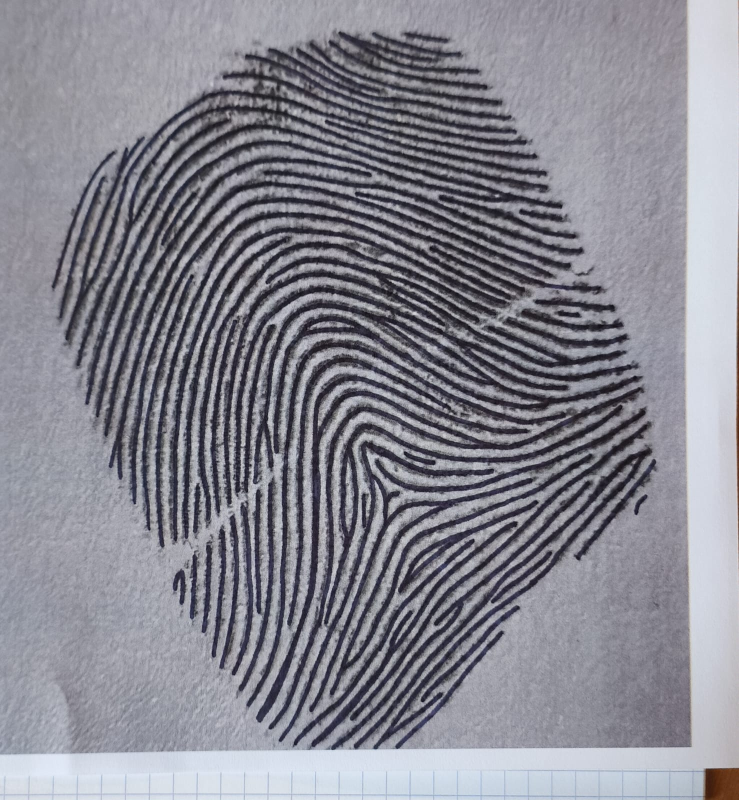
#> input picture Transformations_2/input/Syria1.jpeg, 1478 x 1600 px, found by its file name (shown at 1/2 size)
$ python visualisation.py
#> lines starting #> are read from the running program, lines starting #| are printed output that depends on the picture; after the words box and inside, x2 and y2 are one past the last pixel; in counts of white or black regions, pixels touching at a corner belong together
### Transformations_2/masque.py
img = "Transformations_2\\input\empreinte_overlined_tournee.jpeg"


import numpy  as np
import cv2
import matplotlib.pyplot as plt

FICHIER_OUT = "Transformations_2\\tests"

def niv_de_gris(path):

    img_nivgris = cv2.imread(path, cv2.IMREAD_GRAYSCALE)
    if img_nivgris  is not None:
        return img_nivgris


def normalise_fun(img_grise, M0=100.0, VAR0=100.0):

    I = img_grise.astype(np.float64) #passe l'image en TABLEAU de la val de chaque pixel

    if I.max() <= 1.0:
        I *= 255.0 #on elargit les niv de gris

    M = I.mean(); #val moy de gris
    VAR = I.var(); #variance moy de gris

    if VAR < 1e-9: #cas si variance null on rempli tt pour eviter la div par 0
        G = np.full_like(I, fill_value=M0, dtype=np.float64)
    else:


        d = I - M
        ajustement = np.sqrt((VAR0 * (d**2)) / VAR) #=TABLEAU des parties sous la racine pour chaque pixel
        #(on conserve le signe p/r a la moyenne mais si + que M on le rend + que M0 et inv)
        G = np.where(I>M, M0+ ajustement, M0 - ajustement ) #CREER un nouv TABLEAU et rempli selon condition : np.where(condition, si sup a la moyenne, si inf a la moy)
    return np.clip(G, 0, 255).astype(np.uint8) #recadre entre [0,255 ] et repasse format uint8 ⚠️sinon bug


#. isolement empreinte (pas dans article mais bug sur orientation sinon)

"""
on veut creer un masque binaire pour isoler empreintre :
0= masque
255= empreinte
"""
def masque_fun(img_grise):
    flou = cv2.GaussianBlur(img_grise, (0,0), 3.0)
    _, mask = cv2.threshold(flou, 0, 255, cv2.THRESH_BINARY+cv2.THRESH_OTSU) #treshold avec valeur optimal deduite par l'algo renvoi val , masque
    #on veut le masque en blanc ?
    if np.sum(mask==255) > np.sum(mask==0): #si + de noir que de blanc
        mask = 255 - mask #on inv
    k = cv2.getStructuringElement(cv2.MORPH_ELLIPSE, (40,40))  #COMMENT :⚠️si trop aggressif baissé ou augmenter la taille (memo 15 ok la plupart du temps)
    mask =cv2.morphologyEx(mask, cv2.MORPH_CLOSE, k) #enleve petits trous
    mask = cv2.morphologyEx(mask, cv2.MORPH_OPEN,  k) #supprime petits points


    #PARTIE TROUVER DANS UN ARTICLE, marche mais jsp comment
    num,lbl,stats,_ = cv2.connectedComponentsWithStats((mask>0).astype(np.uint8), 8)
    if num > 1:
        largest = 1+np.argmax(stats[1:, cv2.CC_STAT_AREA])
        mask = (lbl==largest).astype(np.uint8)*255


    mask = cv2.erode(mask, cv2.getStructuringElement(cv2.MORPH_ELLIPSE,(5,5)), 1) #lisse le tour
    return mask

def main(img):
    gray = niv_de_gris(img)
    tab_normal = normalise_fun(gray)
    masque = masque_fun(tab_normal)
    cv2.imwrite(FICHIER_OUT+"\\masque.png",masque)
    return(FICHIER_OUT+"\\masque.png")

### Transformations_2/visualisation.py
import cv2
import numpy as np
import os
import matplotlib.pyplot as plt
import matplotlib.gridspec as gridspec
import masque


# ============================================================
# TFCP robuste par PCA  (code original inchangé)
# ============================================================

def TFCP_robuste(mask):
    ys, xs = np.where(mask == 255)
    if len(xs) < 100:
        raise ValueError("Masque vide ou trop petit")
    xf = xs.mean()
    yf = ys.mean()
    X = np.column_stack((xs - xf, ys - yf))
    cov = np.cov(X, rowvar=False)
    eigvals, eigvecs = np.linalg.eigh(cov)
    principal_axis = eigvecs[:, np.argmax(eigvals)]
    angle_rad = np.arctan2(principal_axis[1], principal_axis[0])
    angle_deg = np.degrees(angle_rad)
    return angle_deg, (xf, yf), principal_axis


# ============================================================
# Rotation image  (code original inchangé)
# ============================================================

def realign_image(img, angle_deg):
    h, w = img.shape[:2]
    center = (w // 2, h // 2)
    M = cv2.getRotationMatrix2D(center, -angle_deg, 1.0)
    return cv2.warpAffine(img, M, (w, h),
                          flags=cv2.INTER_LINEAR,
                          borderMode=cv2.BORDER_REPLICATE)


# ============================================================
# Utilitaires visualisation
# ============================================================

def to_rgb(img):
    if len(img.shape) == 2:
        return cv2.cvtColor(img, cv2.COLOR_GRAY2RGB)
    return cv2.cvtColor(img, cv2.COLOR_BGR2RGB)


def draw_axis_on_ax(ax, cx, cy, axis, length=180, color='red',
                    label=None, linestyle='-'):
    dx = axis[0] * length
    dy = axis[1] * length
    ax.plot([cx - dx, cx + dx], [cy - dy, cy + dy],
            color=color, lw=2, linestyle=linestyle,
            label=label, zorder=5)
    ax.plot(cx, cy, 'o', color='blue', markersize=6, zorder=6)


def draw_angle_annotation(ax, cx, cy, angle_deg, radius=90):
    a_start = np.radians(90)
    a_end   = np.radians(angle_deg)
    theta   = np.linspace(a_start, a_end, 100)
    ax.plot(cx + radius * np.cos(theta),
            cy - radius * np.sin(theta),
            color='orange', lw=2, zorder=5)
    mid = (a_start + a_end) / 2
    deviation = abs(angle_deg - 90)
    ax.text(cx + (radius + 14) * np.cos(mid),
            cy - (radius + 14) * np.sin(mid),
            f'{deviation:.1f}°', color='orange',
            fontsize=9, fontweight='bold', ha='center', zorder=7)


def panel_title(ax, text, color='#2563EB'):
    ax.set_title(text, fontsize=9, fontweight='bold', color='white', pad=5,
                 bbox=dict(boxstyle='round,pad=0.35',
                           facecolor=color, edgecolor='none'))


# ============================================================
# FIGURE 1 — Avant / Après  (2 panneaux)
# ============================================================

def fig_avant_apres(img, aligned, angle_deg, axis, center, out_dir, base):
    fig, axes = plt.subplots(1, 2, figsize=(12, 5))
    fig.patch.set_facecolor('#F1F5F9')
    fig.suptitle("Réalignement de l'empreinte digitale — Avant / Après",
                 fontsize=13, fontweight='bold', y=1.02)

    h, w = img.shape[:2]
    cx, cy = int(center[0]), int(center[1])

    # ── Avant ────────────────────────────────────────────────
    axes[0].imshow(to_rgb(img))
    draw_axis_on_ax(axes[0], cx, cy, axis, length=200,
                    color='red', label='Axe PCA')
    axes[0].plot([cx, cx], [cy - 200, cy + 200],
                 'b--', lw=1.5, alpha=0.8, label='Référence verticale')
    draw_angle_annotation(axes[0], cx, cy, angle_deg, radius=100)
    axes[0].legend(fontsize=8, loc='lower right',
                   framealpha=0.85, edgecolor='#CBD5E1')
    panel_title(axes[0], 'Avant correction', '#64748B')
    axes[0].set_xlim(0, w); axes[0].set_ylim(h, 0)
    axes[0].axis('off')

    # ── Après ─────────────────────────────────────────────────
    cxa, cya = aligned.shape[1] // 2, aligned.shape[0] // 2
    axes[1].imshow(to_rgb(aligned))
    axes[1].plot([cxa, cxa], [cya - 200, cya + 200],
                 'b-', lw=2, alpha=0.9, label='Axe vertical (corrigé)')
    axes[1].plot(cxa, cya, 'o', color='blue', markersize=6)
    axes[1].legend(fontsize=8, loc='lower right',
                   framealpha=0.85, edgecolor='#CBD5E1')
    panel_title(axes[1],
                f'Après correction  (rotation {angle_deg - 90:.2f}°)', '#2563EB')
    axes[1].set_xlim(0, aligned.shape[1])
    axes[1].set_ylim(aligned.shape[0], 0)
    axes[1].axis('off')

    fig.text(0.505, 0.50, '→', fontsize=30, color='#2563EB',
             ha='center', va='center', fontweight='bold')

    plt.tight_layout()
    path = os.path.join(out_dir, f'{base}_fig1_avant_apres.png')
    plt.savefig(path, dpi=180, bbox_inches='tight', facecolor='#F1F5F9')
    plt.show()
    print(f'  {path}')


# ============================================================
# FIGURE 2 — Pipeline complet 6 étapes
# ============================================================

def fig_pipeline(img, mask, aligned, angle_deg, axis, center, out_dir, base):
    h, w = img.shape[:2]
    cx, cy = int(center[0]), int(center[1])

    img_mid   = realign_image(img, (angle_deg - 90) / 2)
    diff_gray = cv2.cvtColor(cv2.absdiff(img, aligned), cv2.COLOR_BGR2GRAY)

    overlay            = to_rgb(img).copy()
    mask_color         = np.zeros_like(overlay)
    mask_color[:, :, 0] = mask
    overlay = cv2.addWeighted(overlay, 0.6, mask_color, 0.4, 0)

    fig = plt.figure(figsize=(18, 7), facecolor='#F1F5F9')
    fig.suptitle('Pipeline de réalignement — vue détaillée',
                 fontsize=13, fontweight='bold', y=1.01)
    gs = gridspec.GridSpec(2, 3, figure=fig,
                           hspace=0.42, wspace=0.06,
                           left=0.02, right=0.98,
                           top=0.88, bottom=0.04)

    panels = [
        (gs[0, 0], to_rgb(img),     '1. Image originale',                        None,   '#64748B'),
        (gs[0, 1], mask,            '2. Masque (segmentation PCA)',               'gray', '#0F766E'),
        (gs[0, 2], overlay,         '3. Superposition masque / image',            None,   '#7C3AED'),
        (gs[1, 0], to_rgb(img_mid), f'4. Rotation ×½  ({(angle_deg-90)/2:.1f}°)', None,  '#92400E'),
        (gs[1, 1], to_rgb(aligned), f'5. Image alignée  ({angle_deg-90:.2f}°)',   None,  '#2563EB'),
        (gs[1, 2], diff_gray,       '6. Différence absolue',                     'hot',  '#DC2626'),
    ]

    for spec, data, title, cmap, color in panels:
        ax = fig.add_subplot(spec)
        ax.imshow(data, cmap=cmap)
        panel_title(ax, title, color)
        ax.axis('off')

        if title.startswith('1.'):
            draw_axis_on_ax(ax, cx, cy, axis, length=180, color='red')
            ax.plot([cx, cx], [cy - 180, cy + 180], 'b--', lw=1.2, alpha=0.7)
        if title.startswith('5.'):
            cxa, cya = aligned.shape[1] // 2, aligned.shape[0] // 2
            ax.plot([cxa, cxa], [cya - 180, cya + 180], 'b-', lw=1.8, alpha=0.85)

    plt.tight_layout()
    path = os.path.join(out_dir, f'{base}_fig2_pipeline.png')
    plt.savefig(path, dpi=180, bbox_inches='tight', facecolor='#F1F5F9')
    plt.show()
    print(f'  ✔  {path}')


# ============================================================
# FIGURE 3 — Géométrie annotée de la rotation
# ============================================================

def fig_geometrie(img, aligned, angle_deg, axis, center, out_dir, base):
    h, w = img.shape[:2]
    cx, cy = int(center[0]), int(center[1])
    cxa, cya = aligned.shape[1] // 2, aligned.shape[0] // 2

    fig, axes = plt.subplots(1, 3, figsize=(15, 5), facecolor='#F1F5F9')
    fig.suptitle('Transformation géométrique — détail',
                 fontsize=13, fontweight='bold', y=1.02)

    # Superposition transparente
    blend = cv2.addWeighted(to_rgb(img), 0.5, to_rgb(aligned), 0.5, 0)
    axes[0].imshow(blend)
    panel_title(axes[0], 'Superposition avant/après', '#7C3AED')
    axes[0].axis('off')

    # Original annoté
    axes[1].imshow(to_rgb(img))
    draw_axis_on_ax(axes[1], cx, cy, axis, length=200,
                    color='red', label='Axe PCA (TFCP)')
    axes[1].plot([cx, cx], [cy - 200, cy + 200],
                 'b--', lw=1.5, alpha=0.85, label='Référence verticale')
    draw_angle_annotation(axes[1], cx, cy, angle_deg, radius=110)
    axes[1].legend(fontsize=8, loc='lower right', framealpha=0.85)
    panel_title(axes[1], f'Axe PCA détecté : {angle_deg:.2f}°', '#DC2626')
    axes[1].set_xlim(0, w); axes[1].set_ylim(h, 0)
    axes[1].axis('off')

    # Corrigé annoté
    axes[2].imshow(to_rgb(aligned))
    axes[2].plot([cxa, cxa], [cya - 200, cya + 200],
                 'b-', lw=2, alpha=0.9, label='Axe vertical corrigé')
    axes[2].plot(cxa, cya, 'o', color='blue', markersize=6)
    axes[2].text(cxa + 8, cya - 210, 'Axe\ncorrigé',
                 color='blue', fontsize=8, fontweight='bold')
    axes[2].legend(fontsize=8, loc='lower right', framealpha=0.85)
    panel_title(axes[2],
                f'Après rotation de {angle_deg - 90:.2f}°', '#2563EB')
    axes[2].set_xlim(0, aligned.shape[1])
    axes[2].set_ylim(aligned.shape[0], 0)
    axes[2].axis('off')

    plt.tight_layout()
    path = os.path.join(out_dir, f'{base}_fig3_geometrie.png')
    plt.savefig(path, dpi=180, bbox_inches='tight', facecolor='#F1F5F9')
    plt.show()
    print(f'  ✔  {path}')


# ============================================================
# MAIN
# ============================================================

def main(img_path, out_dir='Transformations_2/output'):
    os.makedirs(out_dir, exist_ok=True)
    base = os.path.splitext(os.path.basename(img_path))[0]

    mask_path = masque.main(img_path)
#> in normalise_fun, `M = I.mean();`: M = 136.5
#> in normalise_fun, `VAR = I.var();`: VAR = 2725
#> in masque_fun, `_, mask = cv2.threshold(flou, 0, 255, cv2.THRESH_BINARY+cv2.THRESH_OTS..`:
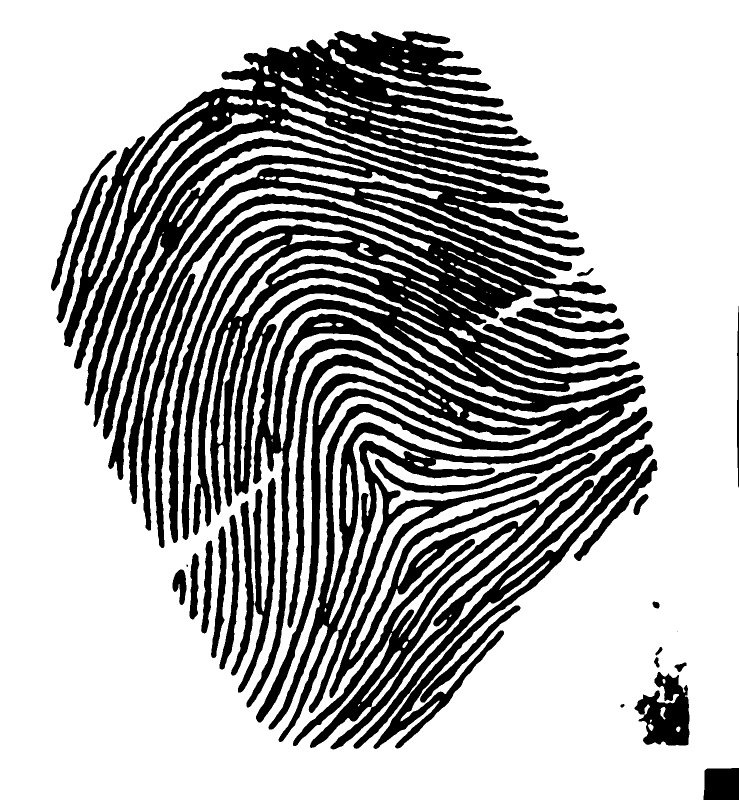
#> mask: shape (1600, 1478) (shown at 1/2 size); 69.1% white; 29 black regions (2 under 20 px), largest, box (x1, y1, x2, y2) and area: (128, 62, 1305, 1499) 609383, (707, 889, 1307, 1498) 33290, (462, 956, 552, 1385) 13646
#> in masque_fun, `num,lbl,stats,_ = cv2.connectedComponentsWithStats((mask>0).astype(np...`:
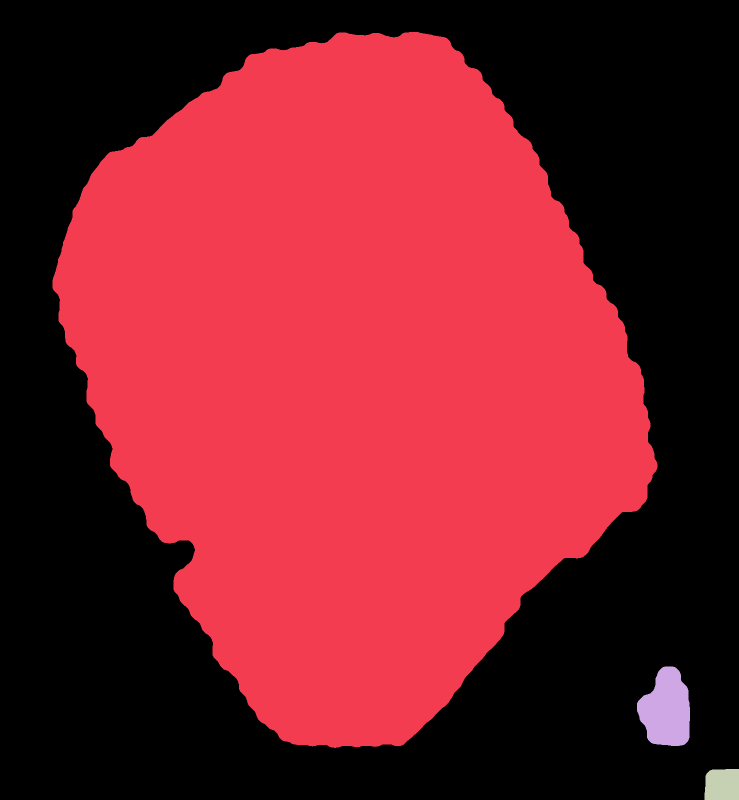
#> lbl: shape (1600, 1478) int32 (shown at 1/2 size); 4 distinct labels, from 0 to 3; one colour per label, 0 black
#> in masque_fun, `num,lbl,stats,_ = cv2.connectedComponentsWithStats((mask>0).astype(np...`: num = 4; stats = [[0, 0, 1478, 1600, 1176649], [105, 64, 1210, 1432, 1171634], [1274, 1333, 106, 159, 12424], [1409, 1538, 69, 62, 4093]]
#> in masque_fun, `largest = 1+np.argmax(stats[1:, cv2.CC_STAT_AREA])`: largest = 1
#> in masque_fun, `mask = cv2.erode(mask, cv2.getStructuringElement(cv2.MORPH_ELLIPSE,(5,..`:
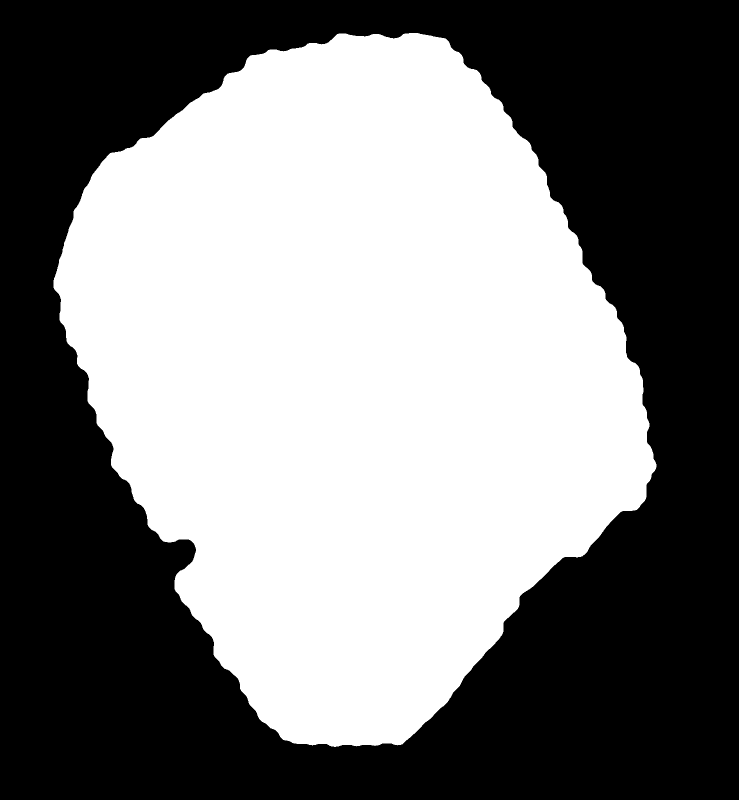
#> mask: shape (1600, 1478) (shown at 1/2 size); 49.2% white; 1 white region, box (x1, y1, x2, y2) and area: (107, 66, 1313, 1494) 1162668
    mask      = cv2.imread(mask_path, cv2.IMREAD_GRAYSCALE)
    img       = cv2.imread(img_path)
#> img is the input picture: shape (1600, 1478, 3); mean B, G, R 145.1, 135.4, 135.6

    angle, center, axis = TFCP_robuste(mask)
#> in TFCP_robuste, `xf = xs.mean()`: xf = 703.3
#> in TFCP_robuste, `yf = ys.mean()`: yf = 748.6
#> in TFCP_robuste, `X = np.column_stack((xs - xf, ys - yf))`: X = 1162668 pairs, first value -596.3 to 608.7, second value -682.6 to 744.4
#> in TFCP_robuste, `cov = np.cov(X, rowvar=False)`: cov = [[75375.2, 8910.2], [8910.2, 119199.9]]
#> in TFCP_robuste, `eigvals, eigvecs = np.linalg.eigh(cov)`: eigvals = [73632.9, 120942.2]; eigvecs = [[-0.981, 0.192], [0.192, 0.981]]
#> in TFCP_robuste, `principal_axis = eigvecs[:, np.argmax(eigvals)]`: principal_axis = [0.192, 0.981]
#> in TFCP_robuste, `angle_rad = np.arctan2(principal_axis[1], principal_axis[0])`: angle_rad = 1.38
#> in TFCP_robuste, `angle_deg = np.degrees(angle_rad)`: angle_deg = 78.94
#> angle = 78.94; center = (703.3, 748.6); axis = [0.192, 0.981]
    print(f'[INFO] Angle TFCP brut     = {angle:.2f}°')
#| [INFO] Angle TFCP brut     = 78.94°
    print(f'[INFO] Rotation appliquée  = {angle - 90:.2f}°')
#| [INFO] Rotation appliquée  = -11.06°

    aligned = realign_image(img, angle - 90)
#> in realign_image, `M = cv2.getRotationMatrix2D(center, -angle_deg, 1.0)`: M = [[0.981, 0.192, -139.8], [-0.192, 0.981, 156.7]]
#> in realign_image, `return cv2.warpAffine(img, M, (w, h), flags=cv2.INTER_LINEAR, borderMo..`:
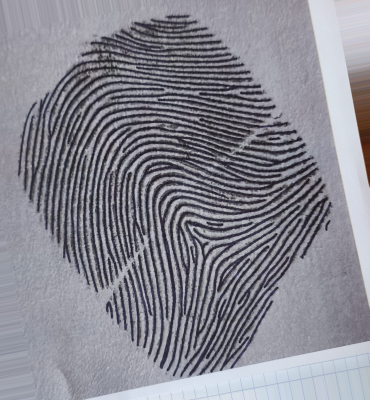
#> returned value: shape (1600, 1478, 3) (shown at 1/4 size); mean of channels 0, 1, 2 144.4, 134.7, 134.9; drawn as B, G, R

    # Sauvegarde originale conservée
    cv2.imwrite(os.path.join(out_dir, f'{base}_aligned_vertical.png'), aligned)

    # Figures rapport
    print('\n[INFO] Génération des figures rapport…')
    fig_avant_apres(img, aligned, angle, axis, center, out_dir, base)
#> in fig_avant_apres, `cx, cy = int(center[0]), int(center[1])`: cx = 703; cy = 748
#> in draw_axis_on_ax, `dx = axis[0] * length`: dx = 38.38
#> in draw_axis_on_ax, `dy = axis[1] * length`: dy = 196.3
#> in draw_angle_annotation, `a_end   = np.radians(angle_deg)`: a_end = 1.38
#> in draw_angle_annotation, `mid = (a_start + a_end) / 2`: mid = 1.47
#> in draw_angle_annotation, `deviation = abs(angle_deg - 90)`: deviation = 11.06
    fig_pipeline   (img, mask, aligned, angle, axis, center, out_dir, base)
#> in fig_pipeline, `cx, cy = int(center[0]), int(center[1])`: cx = 703; cy = 748
#> in fig_pipeline, `overlay = cv2.addWeighted(overlay, 0.6, mask_color, 0.4, 0)`:
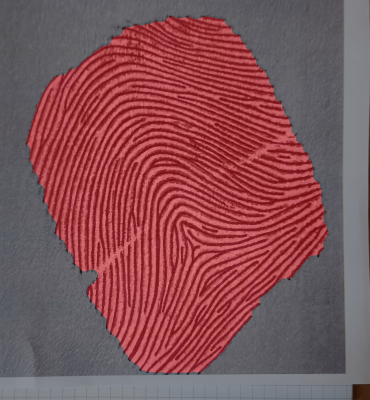
#> overlay: shape (1600, 1478, 3) (shown at 1/4 size); mean R, G, B 131.5, 81.2, 87
#> the loop in fig_pipeline, `for spec, data, title, cmap, color in panels:` made 6 passes
#> (title, cmap, color, cxa, cya) on pass 5: ('5. Image alignée  (-11.06°)', None, '#2563EB', 739, 800)
    fig_geometrie  (img, aligned, angle, axis, center, out_dir, base)
#> in fig_geometrie, `cx, cy = int(center[0]), int(center[1])`: cx = 703; cy = 748
#> in fig_geometrie, `blend = cv2.addWeighted(to_rgb(img), 0.5, to_rgb(aligned), 0.5, 0)`:
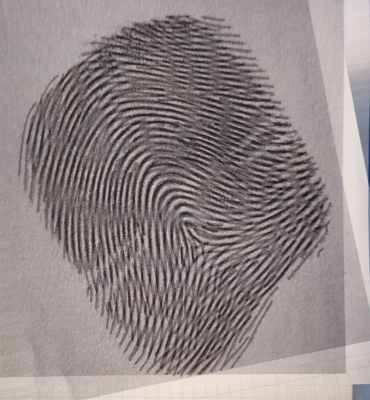
#> blend: shape (1600, 1478, 3) (shown at 1/4 size); mean B, G, R 135.3, 135, 144.7
#> in fig_geometrie, `plt.savefig(path, dpi=180, bbox_inches='tight', facecolor='#F1F5F9')`:
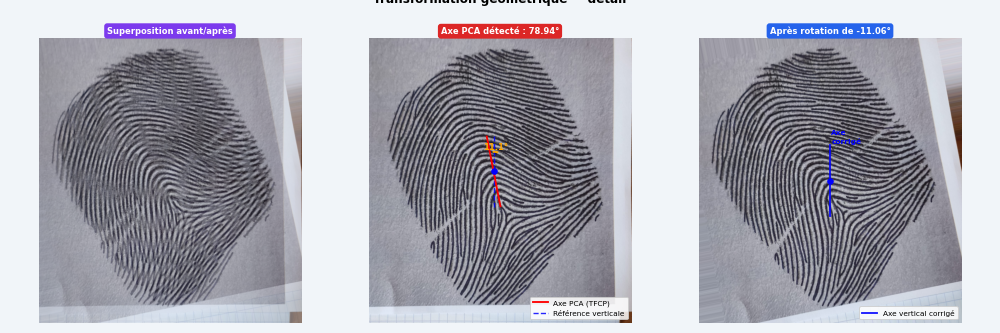
#> figure drawn by matplotlib, 3 panels; B, G, R data is drawn as R, G, B

    print(f'\n 3 figures sauvegardées dans « {out_dir}/ »')


# ============================================================
# EXECUTION
# ============================================================

if __name__ == '__main__':
    main('Transformations_2/input/Syria1.jpeg')
